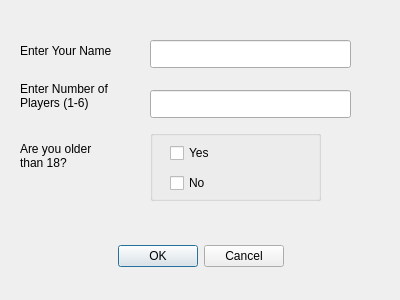
<?xml version="1.0" encoding="UTF-8"?>
<ui version="4.0">
 <class>userInputGameInitialiser</class>
 <widget class="QDialog" name="userInputGameInitialiser">
  <property name="geometry">
   <rect>
    <x>0</x>
    <y>0</y>
    <width>400</width>
    <height>300</height>
   </rect>
  </property>
  <property name="windowTitle">
   <string>Dialog</string>
  </property>
  <widget class="QDialogButtonBox" name="confirmOrQuitBox">
   <property name="geometry">
    <rect>
     <x>30</x>
     <y>240</y>
     <width>341</width>
     <height>32</height>
    </rect>
   </property>
   <property name="orientation">
    <enum>Qt::Orientation::Horizontal</enum>
   </property>
   <property name="standardButtons">
    <set>QDialogButtonBox::StandardButton::Cancel|QDialogButtonBox::StandardButton::Ok</set>
   </property>
   <property name="centerButtons">
    <bool>true</bool>
   </property>
  </widget>
  <widget class="QLabel" name="userNameLabel">
   <property name="geometry">
    <rect>
     <x>20</x>
     <y>40</y>
     <width>121</width>
     <height>21</height>
    </rect>
   </property>
   <property name="text">
    <string>Enter Your Name</string>
   </property>
  </widget>
  <widget class="QLineEdit" name="userNameInput">
   <property name="geometry">
    <rect>
     <x>150</x>
     <y>40</y>
     <width>201</width>
     <height>28</height>
    </rect>
   </property>
  </widget>
  <widget class="QLineEdit" name="AINumberInput">
   <property name="geometry">
    <rect>
     <x>150</x>
     <y>90</y>
     <width>201</width>
     <height>28</height>
    </rect>
   </property>
  </widget>
  <widget class="QLabel" name="aiNumberLabel">
   <property name="geometry">
    <rect>
     <x>20</x>
     <y>60</y>
     <width>121</width>
     <height>71</height>
    </rect>
   </property>
   <property name="text">
    <string>Enter Number of 
Players (1-6)</string>
   </property>
  </widget>
  <widget class="QLabel" name="ageCheckLabel">
   <property name="geometry">
    <rect>
     <x>20</x>
     <y>120</y>
     <width>121</width>
     <height>71</height>
    </rect>
   </property>
   <property name="text">
    <string>Are you older 
than 18?</string>
   </property>
  </widget>
  <widget class="QGroupBox" name="ageButtonGroup">
   <property name="geometry">
    <rect>
     <x>150</x>
     <y>130</y>
     <width>171</width>
     <height>71</height>
    </rect>
   </property>
   <property name="title">
    <string/>
   </property>
   <property name="checkable">
    <bool>false</bool>
   </property>
   <widget class="QCheckBox" name="ageConfirm">
    <property name="geometry">
     <rect>
      <x>20</x>
      <y>10</y>
      <width>93</width>
      <height>26</height>
     </rect>
    </property>
    <property name="text">
     <string>Yes</string>
    </property>
    <property name="tristate">
     <bool>true</bool>
    </property>
   </widget>
   <widget class="QCheckBox" name="ageDeny">
    <property name="geometry">
     <rect>
      <x>20</x>
      <y>40</y>
      <width>93</width>
      <height>26</height>
     </rect>
    </property>
    <property name="text">
     <string>No</string>
    </property>
    <property name="tristate">
     <bool>true</bool>
    </property>
   </widget>
  </widget>
 </widget>
 <resources/>
 <connections>
  <connection>
   <sender>confirmOrQuitBox</sender>
   <signal>rejected()</signal>
   <receiver>userInputGameInitialiser</receiver>
   <slot>reject()</slot>
   <hints>
    <hint type="sourcelabel">
     <x>316</x>
     <y>260</y>
    </hint>
    <hint type="destinationlabel">
     <x>286</x>
     <y>274</y>
    </hint>
   </hints>
  </connection>
  <connection>
   <sender>confirmOrQuitBox</sender>
   <signal>accepted()</signal>
   <receiver>userInputGameInitialiser</receiver>
   <slot>accept()</slot>
   <hints>
    <hint type="sourcelabel">
     <x>248</x>
     <y>254</y>
    </hint>
    <hint type="destinationlabel">
     <x>157</x>
     <y>274</y>
    </hint>
   </hints>
  </connection>
 </connections>
</ui>
